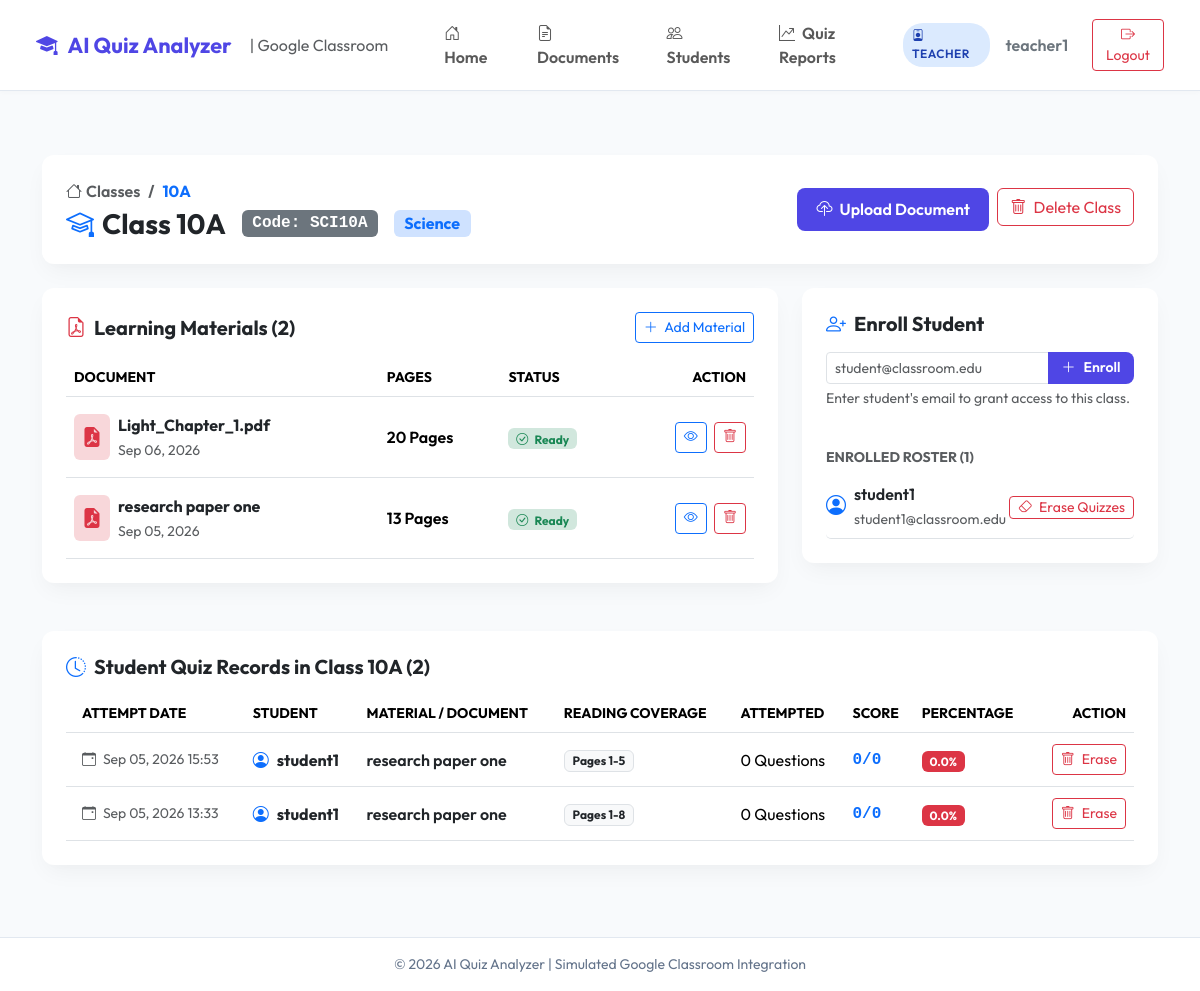
Page /teacher/class/1/ (signed in) on the earlier database version.
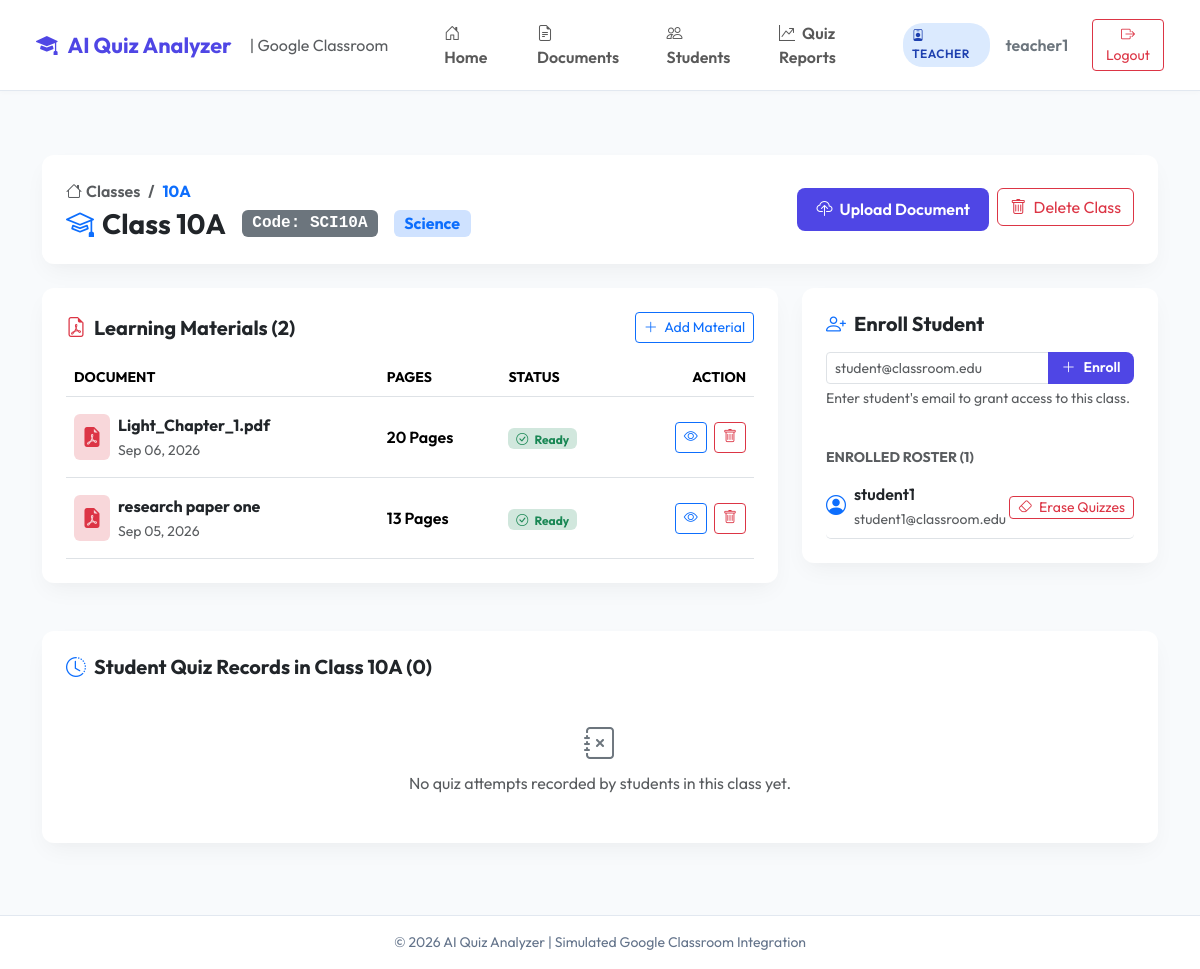
Same page on the later database version.
### quiz_app/models.py (models this page shows, shortened)
class Document(models.Model):
    FILE_TYPE_CHOICES = (
        ('PDF', 'PDF Document'),
        ('PPT', 'PPT Presentation'),
        ('PPTX', 'PPTX Presentation'),
    )
    STATUS_CHOICES = (
        ('PENDING', 'Pending Processing'),
        ('PROCESSING', 'Processing'),
        ('COMPLETED', 'AI Analysis Completed'),
        ('FAILED', 'Processing Failed'),
    )
    classroom = models.ForeignKey(ClassRoom, on_delete=models.CASCADE, related_name='documents')
    title = models.CharField(max_length=255)
    file = models.FileField(upload_to='documents/', null=True, blank=True)
    file_type = models.CharField(max_length=10, choices=FILE_TYPE_CHOICES, default='PDF')
    total_pages = models.IntegerField(default=0)
    upload_date = models.DateTimeField(auto_now_add=True)
    processing_status = models.CharField(max_length=20, choices=STATUS_CHOICES, default='PENDING')

class Enrollment(models.Model):
    student = models.ForeignKey(User, on_delete=models.CASCADE, related_name='enrollments')
    classroom = models.ForeignKey(ClassRoom, on_delete=models.CASCADE, related_name='enrollments')
    enrolled_at = models.DateTimeField(auto_now_add=True)
    class Meta:
        unique_together = ('student', 'classroom')

class User(AbstractUser):
    ROLE_CHOICES = (
        ('TEACHER', 'Teacher'),
        ('STUDENT', 'Student'),
    )
    role = models.CharField(max_length=10, choices=ROLE_CHOICES, default='STUDENT')
    @property
    def is_teacher(self):
        return self.role == 'TEACHER'

class QuizAttempt(models.Model):
    STATUS_CHOICES = (
        ('IN_PROGRESS', 'In Progress'),
        ('COMPLETED', 'Completed'),
    )
    student = models.ForeignKey(User, on_delete=models.CASCADE, related_name='quiz_attempts')
    document = models.ForeignKey(Document, on_delete=models.CASCADE, related_name='quiz_attempts')
    confirmed_page = models.IntegerField()
    confirmed_paragraph = models.IntegerField(default=1)
    confirmed_line = models.IntegerField(default=1)
    started_at = models.DateTimeField(auto_now_add=True)
    completed_at = models.DateTimeField(null=True, blank=True)
    questions_attempted = models.IntegerField(default=0)
    correct_answers = models.IntegerField(default=0)
    wrong_answers = models.IntegerField(default=0)
    score = models.CharField(max_length=20, default='0/0')
    percentage = models.FloatField(default=0.0)
    status = models.CharField(max_length=20, choices=STATUS_CHOICES, default='IN_PROGRESS')
    class Meta:
        ordering = ['-started_at']

### quiz_app/views.py (the view)
# urls.py: path('teacher/class/<int:class_id>/', views.class_detail, name='class_detail'),
@login_required
def class_detail(request, class_id):
    if not request.user.is_teacher:
        return redirect('student_dashboard')
    classroom = get_object_or_404(ClassRoom, id=class_id, teacher=request.user)
    documents = classroom.documents.all().order_by('-upload_date')
    enrollments = classroom.enrollments.select_related('student').order_by('enrolled_at')
    quiz_attempts = QuizAttempt.objects.filter(
        document__classroom=classroom,
        student__role='STUDENT',
        status='COMPLETED'
    ).select_related('student', 'document').order_by('-completed_at')
    context = {
        'classroom': classroom,
        'documents': documents,
        'enrollments': enrollments,
        'quiz_attempts': quiz_attempts,
    }
    return render(request, 'teacher/class_detail.html', context)

### templates/teacher/class_detail.html (shortened to what the changed rows need)
{% extends 'base.html' %}
{% block content %}
<div class="container py-3">
    <div class="row g-4">
        <div class="col-lg-8">
            <div class="card card-custom p-4 border-0 mb-4">
                {% if documents %}
                    <div class="table-responsive">
                        <table class="table table-hover align-middle mb-0">
                            <thead class="bg-light text-muted small text-uppercase">
                                <tr>
                                    <th class="py-2">Document</th>
                                    <th class="py-2">Pages</th>
                                    <th class="py-2">Status</th>
                                    <th class="py-2 text-end">Action</th>
                                </tr>
                            </thead>
                            <tbody>
                                {% for doc in documents %}
                                <tr>
                                    <td class="py-3">
                                        <div class="d-flex align-items-center">
                                            <div class="p-2 bg-danger-subtle text-danger rounded me-2">
                                                <i class="bi bi-file-earmark-pdf-fill fs-5"></i>
                                            </div>
                                            <div>
                                                <strong class="text-dark d-block">{{ doc.title }}</strong>
                                                <span class="small text-muted">{{ doc.upload_date|date:"M d, Y" }}</span>
                                            </div>
                                        </div>
                                    </td>
                                    <td class="fw-semibold">{{ doc.total_pages }} Pages</td>
                                    <td>
                                        {% if doc.processing_status == 'COMPLETED' %}
                                            <span class="badge bg-success-subtle text-success">
                                                <i class="bi bi-check-circle me-1"></i> Ready
                                            </span>
                                        {% else %}
                                            <span class="badge bg-secondary">{{ doc.get_processing_status_display }}</span>
                                        {% endif %}
                                    </td>
                                    <td class="text-end">
                                        <a href="{% url 'document_viewer' doc.id %}" class="btn btn-sm btn-outline-primary me-1">
                                            <i class="bi bi-eye"></i>
                                        </a>
                                        <form method="post" action="{% url 'delete_document' doc.id %}" class="d-inline" onsubmit="return confirm('Are you sure you want to delete document \'{{ doc.title }}\'?');">
                                            <button type="submit" class="btn btn-sm btn-outline-danger">
                                                <i class="bi bi-trash"></i>
                                            </button>
                                        </form>
                                    </td>
                                </tr>
                                {% endfor %}
                            </tbody>
                        </table>
                    </div>
                {% endif %}
            </div>
        </div>
        <div class="col-lg-4">
            <div class="card card-custom p-4 border-0 mb-4">
                {% if enrollments %}
                    <ul class="list-group list-group-flush">
                        {% for item in enrollments %}
                            <li class="list-group-item px-0 py-2 border-0 border-bottom d-flex align-items-center justify-content-between">
                                <div class="d-flex align-items-center">
                                    <i class="bi bi-person-circle fs-5 text-primary me-2"></i>
                                    <div>
                                        <span class="fw-semibold text-dark d-block">{{ item.student.username }}</span>
                                        <span class="small text-muted">{{ item.student.email|default:"student@classroom.edu" }}</span>
                                    </div>
                                </div>
                                <div class="d-flex align-items-center gap-2">
                                    <form method="post" action="{% url 'clear_student_attempts_class' classroom.id item.student.id %}" class="d-inline" onsubmit="return confirm('Erase all quiz attempts for student {{ item.student.username }} in {{ classroom.name }}?');">
                                        <button type="submit" class="btn btn-outline-danger btn-sm px-2 py-0" title="Erase All Quiz Attempts for this Student">
                                            <i class="bi bi-eraser me-1"></i> Erase Quizzes
                                        </button>
                                    </form>
                                </div>
                            </li>
                        {% endfor %}
                    </ul>
                {% else %}
                    <p class="text-muted small mb-0">No students currently enrolled in this class.</p>
                {% endif %}
            </div>
        </div>
    </div>
    <div class="row mt-4">
        <div class="col-12">
            <div class="card card-custom p-4 border-0 mb-4">
                <div class="d-flex justify-content-between align-items-center mb-3">
                    <h5 class="fw-bold mb-0"><i class="bi bi-clock-history text-primary me-2"></i>Student Quiz Records in Class {{ classroom.name }} ({{ quiz_attempts.count }})</h5>
                </div>
                {% if quiz_attempts %}
                    <div class="table-responsive">
                        <table class="table table-hover align-middle mb-0">
                            <thead class="bg-light text-muted small text-uppercase">
                                <tr>
                                    <th class="ps-3 py-2">Attempt Date</th>
                                    <th class="py-2">Student</th>
                                    <th class="py-2">Material / Document</th>
                                    <th class="py-2">Reading Coverage</th>
                                    <th class="py-2">Attempted</th>
                                    <th class="py-2">Score</th>
                                    <th class="py-2">Percentage</th>
                                    <th class="py-2 text-end">Action</th>
                                </tr>
                            </thead>
                            <tbody>
                                {% for att in quiz_attempts %}
                                <tr>
                                    <td class="ps-3 py-3 text-muted small">
                                        <i class="bi bi-calendar-event me-1"></i> {{ att.completed_at|date:"M d, Y H:i" }}
                                    </td>
                                    <td>
                                        <div class="d-flex align-items-center">
                                            <i class="bi bi-person-circle text-primary me-2"></i>
                                            <strong class="text-dark">{{ att.student.username }}</strong>
                                        </div>
                                    </td>
                                    <td class="fw-semibold text-dark">{{ att.document.title }}</td>
                                    <td>
                                        <span class="badge bg-light text-dark border">Pages 1-{{ att.confirmed_page }}</span>
                                    </td>
                                    <td>{{ att.questions_attempted }} Questions</td>
                                    <td class="fw-bold text-primary font-monospace">{{ att.score }}</td>
                                    <td>
                                        {% if att.percentage >= 75 %}
                                            <span class="badge bg-success">{{ att.percentage }}%</span>
                                        {% elif att.percentage >= 50 %}
                                            <span class="badge bg-warning text-dark">{{ att.percentage }}%</span>
                                        {% else %}
                                            <span class="badge bg-danger">{{ att.percentage }}%</span>
                                        {% endif %}
                                    </td>
                                    <td class="text-end">
                                        <form method="post" action="{% url 'delete_quiz_attempt' att.id %}" class="d-inline" onsubmit="return confirm('Erase this quiz attempt by {{ att.student.username }} on {{ att.document.title }}?');">
                                            <button type="submit" class="btn btn-sm btn-outline-danger" title="Erase Quiz Attempt">
                                                <i class="bi bi-trash me-1"></i> Erase
                                            </button>
                                        </form>
                                    </td>
                                </tr>
                                {% endfor %}
                            </tbody>
                        </table>
                    </div>
                {% else %}
                    <div class="text-center py-4 text-muted">
                        <i class="bi bi-journal-x fs-2 d-block mb-1 text-secondary"></i>
                        <p class="mb-0">No quiz attempts recorded by students in this class yet.</p>
                    </div>
                {% endif %}
            </div>
        </div>
    </div>
</div>
{% endblock %}

Differences in the rows shown:
removed QuizAttempt: completed_at "Sep 05, 2026 15:53", student.username "student1", document "research paper one", confirmed_page "5", questions_attempted "0", score "0/0", percentage "0.0"
removed QuizAttempt: completed_at "Sep 05, 2026 13:33", student.username "student1", document "research paper one", confirmed_page "8", questions_attempted "0", score "0/0", percentage "0.0"
Other differences:
{{ quiz_attempts.count }}: "2" → "0"
text no longer shown: "ATTEMPT DATE STUDENT MATERIAL / DOCUMENT READING COVERAGE ATTEMPTED SCORE PERCENTAGE ACTION"
text now shown: "No quiz attempts recorded by students in this class yet."
